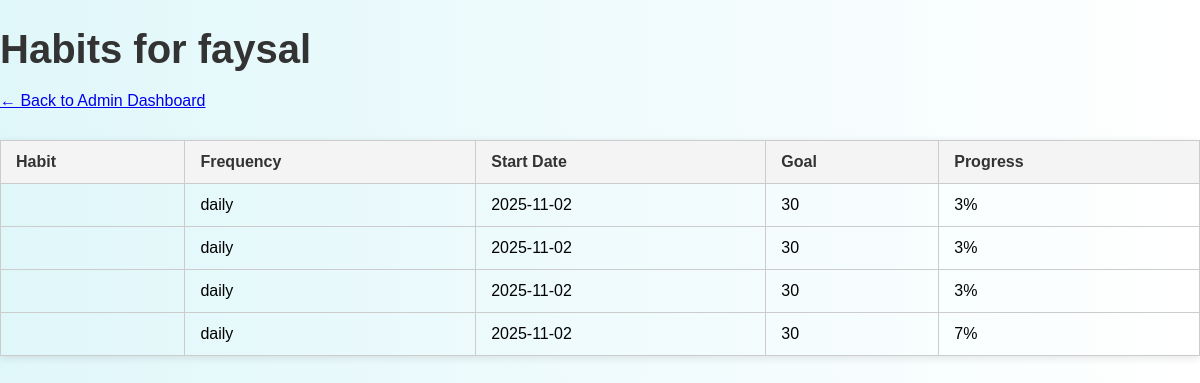
The app's page /view_user_habits.php?user_id=4 (signed in) with its own data.
### tables this page shows
CREATE TABLE `tblusers` (
  `user_id` int(11) NOT NULL,
  `username` varchar(50) NOT NULL,
  `email` varchar(100) NOT NULL,
  `password_hash` varchar(255) NOT NULL,
  `created_at` datetime DEFAULT current_timestamp(),
  `role` varchar(20) DEFAULT 'user'
);

CREATE TABLE `tblhabits` (
  `habit_id` int(11) NOT NULL,
  `user_id` int(11) NOT NULL,
  `habit_name` varchar(100) NOT NULL,
  `frequency` enum('daily','weekly','monthly') DEFAULT 'daily',
  `category` varchar(100) DEFAULT NULL,
  `status` enum('active','completed','paused') DEFAULT 'active',
  `created_at` datetime DEFAULT current_timestamp(),
  `deleted_at` datetime DEFAULT NULL,
  `goal_days` int(11) DEFAULT 30,
  `name` varchar(100) NOT NULL,
  `start_date` date NOT NULL DEFAULT curdate()
);

### view_user_habits.php (the view, shortened to what this page needs)
<?php
require_once 'db_connect.php';
$user_id = $_GET['user_id'] ?? null;
$stmt = $conn->prepare("SELECT username FROM tblUsers WHERE user_id = ?");
$stmt->execute([$user_id]);
$user = $stmt->fetch(PDO::FETCH_ASSOC);
$stmt = $conn->prepare("SELECT * FROM tblHabits WHERE user_id = ?");
$stmt->execute([$user_id]);
$habits = $stmt->fetchAll(PDO::FETCH_ASSOC);
?>
<!DOCTYPE html>
<html>
<head>
  <link rel="stylesheet" href="styles.css">
</head>
<body>
  <h1>Habits for <?php echo htmlspecialchars($user['username']); ?></h1>
  <a href="admin_dashboard.php">← Back to Admin Dashboard</a>
  <?php if (count($habits) === 0): ?>
    <p>No habits found for this user.</p>
  <?php else: ?>
    <table class="styled-table">
      <thead>
        <tr>
          <th>Habit</th>
          <th>Frequency</th>
          <th>Start Date</th>
          <th>Goal</th>
          <th>Progress</th>
        </tr>
      </thead>
      <tbody>
        <?php foreach ($habits as $h):
          $stmt = $conn->prepare("SELECT COUNT(*) FROM tblHabitLogs WHERE habit_id = ? AND status = 'done'");
          $stmt->execute([$h['habit_id']]);
          $done = $stmt->fetchColumn();
          $progress = round(($done / $h['goal_days']) * 100);
        ?>
          <tr>
            <td><?php echo htmlspecialchars($h['name']); ?></td>
            <td><?php echo $h['frequency']; ?></td>
            <td><?php echo $h['start_date']; ?></td>
            <td><?php echo $h['goal_days']; ?></td>
            <td><?php echo $progress; ?>%</td>
          </tr>
        <?php endforeach; ?>
      </tbody>
    </table>
  <?php endif; ?>
</body>
</html>

### styles.css (style rules this page uses)
body { margin: 0; padding: 0; font-family: 'Poppins', sans-serif; background: linear-gradient(to right, #e0f7fa, #ffffff); overflow-x: hidden; transition: background-color 0.3s ease, color 0.3s ease; }
h1 { font-size: 2.5em; color: #333; margin-bottom: 20px; }
.styled-table { width: 100%; border-collapse: collapse; margin-top: 30px; font-size: 1em; font-family: 'Poppins', sans-serif; box-shadow: 0 2px 8px rgba(0,0,0,0.1); }
.styled-table th, .styled-table td { padding: 12px 15px; border: 1px solid #ccc; text-align: left; }
.styled-table th { background-color: #f4f4f4; font-weight: 600; color: #333; }

### records on screen
tblusers: username "faysal"
tblhabits: frequency "daily", start_date "2025-11-02", goal_days "30", progress "3"
tblhabits: frequency "daily", start_date "2025-11-02", goal_days "30", progress "3"
tblhabits: frequency "daily", start_date "2025-11-02", goal_days "30", progress "3"
tblhabits: frequency "daily", start_date "2025-11-02", goal_days "30", progress "7"
